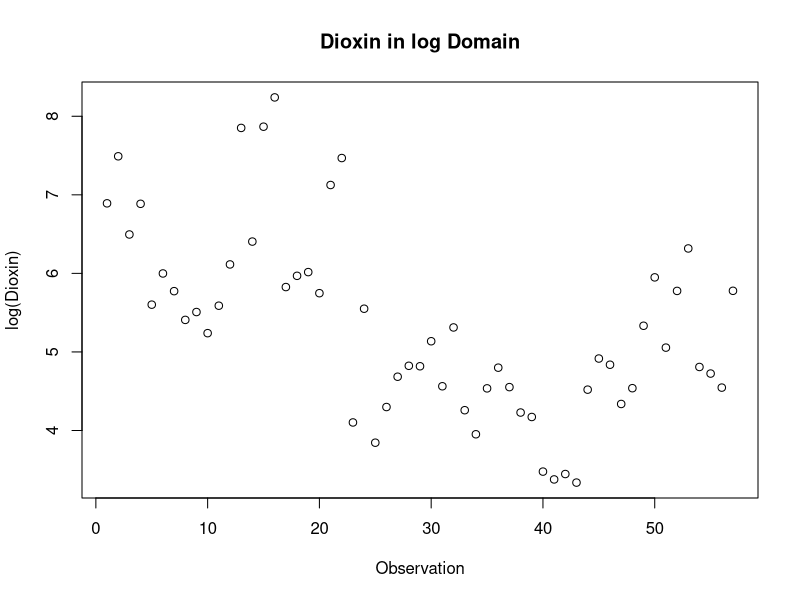
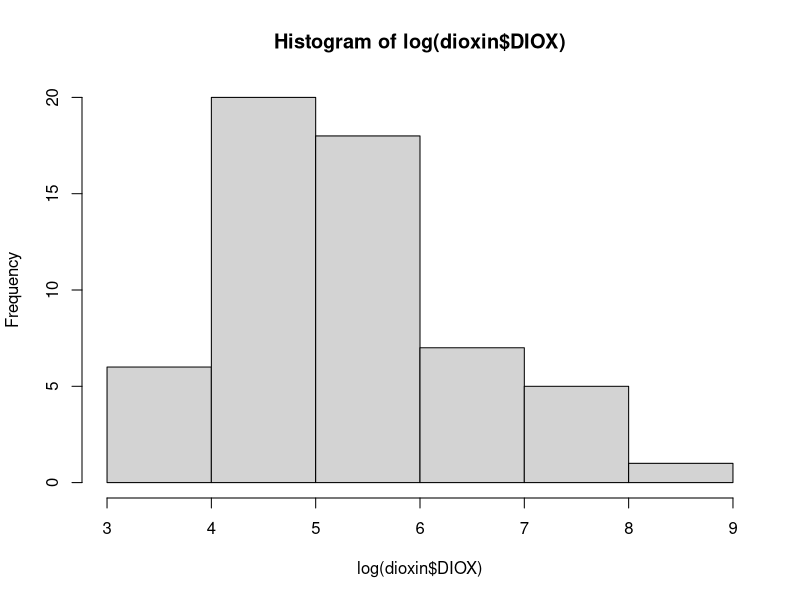
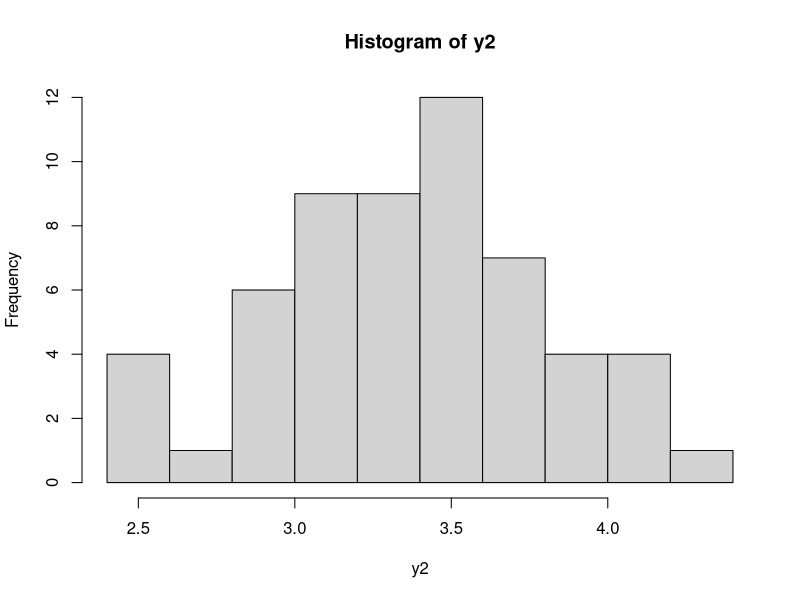
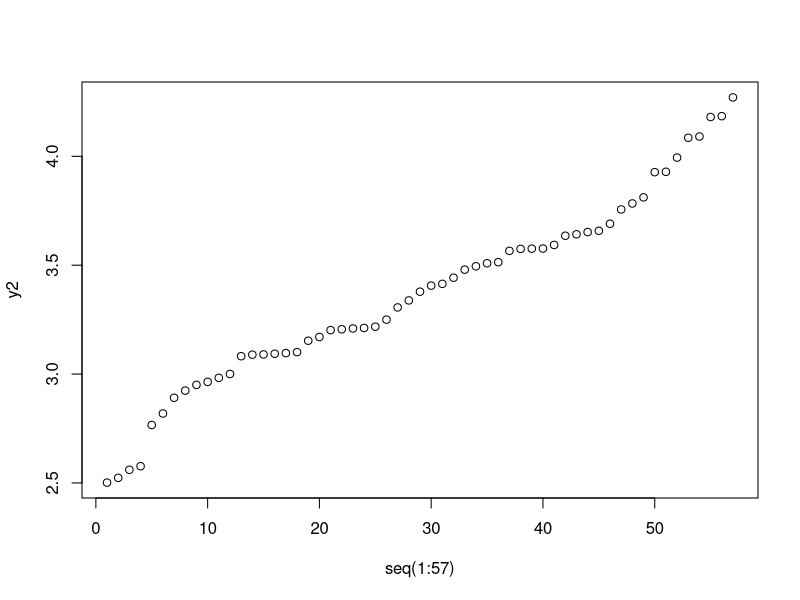
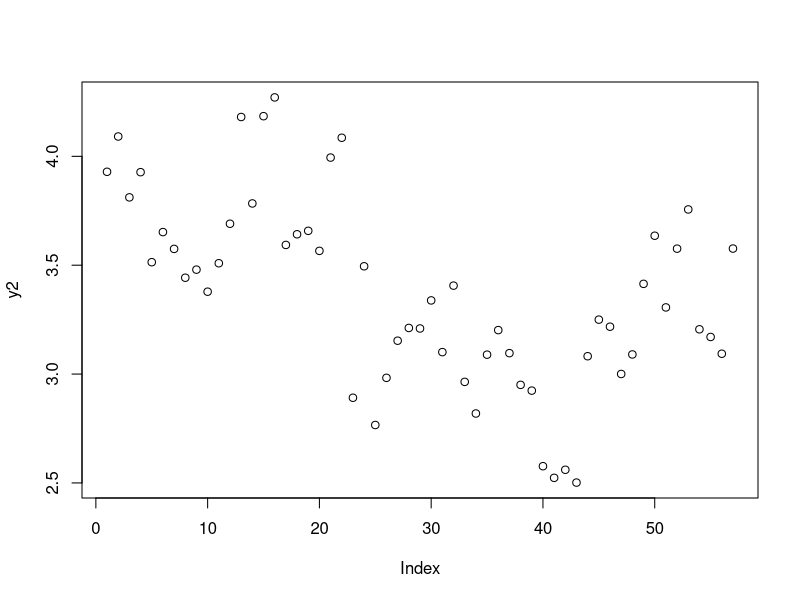
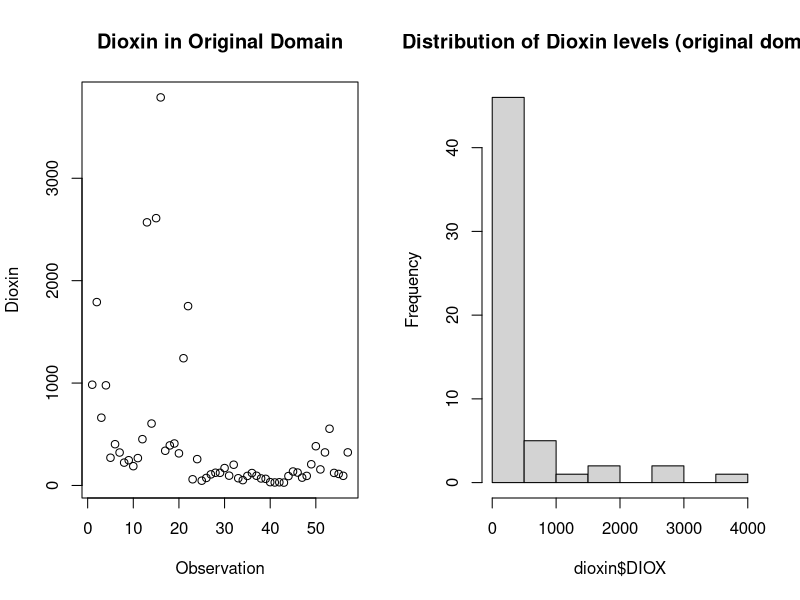
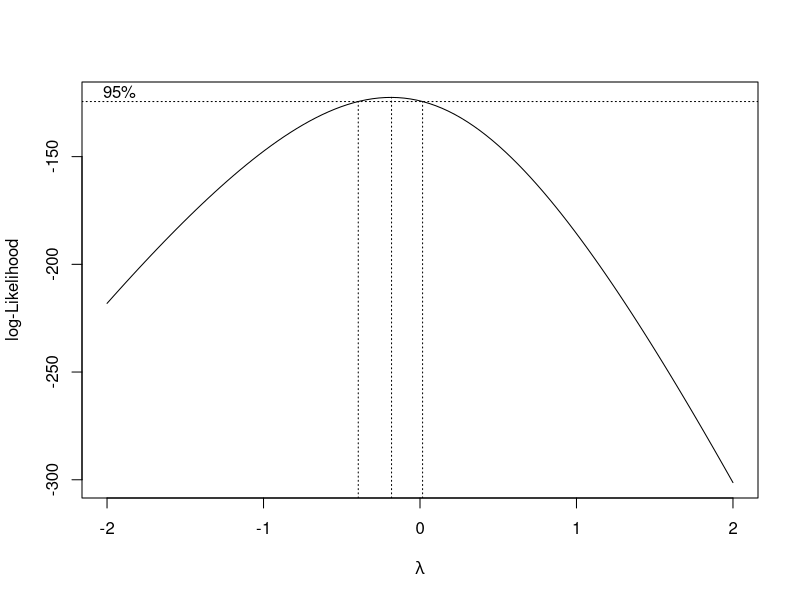

The R script that drew these images, in order: (Note: this script raises an error after producing the figures.)
#install.packages("ggfortify")
#install.packages("ggplot2")
#install.packages("GGally")
#install.packages("Hmisc")
#install.packages("nlme")
library(dplyr)
library(ggplot2)
#library(GGally)
library(MASS)
library(car)
library(Hmisc)
library(knitr)

library(ggfortify)
### Assignment1
# Reading in the data
dioxin<-read.csv("../01_Assignment1/dioxin.csv",header=T)
names(dioxin)
# first step -> descriptive analytics of the dependent variable
describe(dioxin$DIOX)
sd(dioxin$DIOX)
mean(dioxin$DIOX)
# the data is quite spread out


# Looking at the raw dependent variable
# we can see that there are quite some outliers
png(filename = "dioxin.png", width = 9600, height = 4800, units="px", res=600)
par(mfrow=c(1,2))
plot(dioxin$DIOX, main = "Dioxin in Original Domain", ylab="Dioxin", xlab="Observation")
hist(dioxin$DIOX, main="Distribution of Dioxin levels (original domain)")
dev.off()


# still not normally distributed
# both difference in mean + difference in variance
plot(log(dioxin$DIOX), main="Dioxin in log Domain", ylab="log(Dioxin)", xlab ="Observation")
hist(log(dioxin$DIOX))

# Due to the fact that the confidence interval includeds the regular log-transform
# we opt to use that as our initial transformation.
# Otherwise we would go for the optimal lambda value (-.18)
png(filename="boxcox_transformation.png")
lambda_ <- boxcox(dioxin$DIOX ~ 1)
l <- lambda_$x[which.max(lambda_$y)]
dev.off()


y2 = (dioxin$DIOX^l-1)/l
dioxin$trans <- y2
hist(y2)
qqplot(seq(1:57),y2,)

plot(y2)


# Transforming the variables into factors
dioxin <- mutate_if(dioxin, is.character, as.factor)
dioxin$TIME <- as.factor(dioxin$TIME)

df <- dioxin  %>% dplyr::select(where(is.numeric))
df$TIME <- as.factor(df$TIME)
df$OBSERV <- NULL

pairs(df)


p <- ggplot(dioxin, aes(x=PLANT, y=DIOX, fill=LAB)) + geom_boxplot(outlier.size = 2, notch=FALSE, outlier.shape = 16, outlier.colour = "black")
p


### Q2 - Simple additive model
model1 <- lm(DIOX ~ (PLANT+TIME+LAB+OXYGEN+LOAD+PRSEK), data=dioxin)
model1.1 <- lm(DIOX ~ (PRSEK+LOAD+OXYGEN+LAB+TIME+PLANT), data=dioxin)
# only the order in which the variables enter the model has changed
# if we use type II partitioning, the p-values for the factors are identical
# we don't make use of type III partioning due to aliased coeffients -> not every combination has been observerd
summary(model1)
summary(model1.1)

# Regular anova (type I) -> order in which the variables enter the model is important, sequential testing
anova(model1)
anova(model1.1)

# Type II Anova
Anova(model1.1, type="II")
Anova(model1, type="II")

# Plotting model fits
# Residual analysis
#autoplot(model1)
png(filename = "q2_full_untransformed.png")
par(mfrow=c(2,2))
plot(model1)
dev.off()
# clear increase in variance on the residuals, 3 observations are very influential and create heavy tails on the QQ-Plot
plot(cooks.distance(model1))
# observation number 13 is a clear outlier. It influences the model significantly (cooks d over .5)

## Transformed model

model1.log <- lm(log(DIOX) ~ (PLANT+TIME+LAB+OXYGEN+LOAD+PRSEK), data=dioxin)
summary(model1.log)

par(mfrow=c(2,2))
plot(model1.log)
dev.off()

model1.bc <- lm(trans ~ (PLANT+TIME+LAB+OXYGEN+LOAD+PRSEK), data=dioxin)
summary(model1.bc)

par(mfrow=c(2,2))
plot(model1.bc)
#dev.off()

Anova(model1.log, type="II")


########
# Reduce the model if possible

# Using only intercept to specify for forward selection
step(lm(DIOX~1, data=dioxin), ~PLANT+TIME+LAB+OXYGEN+LOAD+PRSEK, direction="forward")
# Fully specified model with backwards selection
step(lm(DIOX~1+PLANT+TIME+LAB+OXYGEN+LOAD+PRSEK, data=dioxin), direction="back")

# transformed model
# First Forward selection
step(lm(log(DIOX)~1, data=dioxin), ~PLANT+TIME+LAB+OXYGEN+LOAD+PRSEK, direction="forward")
# Then backward selection
## Error when using step, so we make use of drop1
#step(lm(log(DIOX)~PLANT+TIME+LAB+OXYGEN+LOAD+PRSEK, data=dioxin), direction="backward")

drop1(lm(log(DIOX)~PLANT+TIME+LAB+OXYGEN+LOAD+PRSEK, data=dioxin))
drop1(lm(log(DIOX)~PLANT+TIME+LAB+OXYGEN+LOAD, data=dioxin))

# we get rid of factor PRSEK. Looking at the type II anova,
#we can see that it's the only variable with a p-value below the significance level of 5%

# Fitting the final model explicitly
model1.red <- lm(log(DIOX)~PLANT+TIME+LAB+OXYGEN+LOAD, data=dioxin)

summary(model1.red)


#######
## Q3 - Simple additive model, but with numerical values
### 

model2.log <- lm(log(DIOX) ~ (PLANT+TIME+LAB+O2COR+NEFFEKT+QRAT), data=dioxin)
summary(model2.log)

par(mfrow=c(2,2))
plot(model2.log)
dev.off()

Anova(model2.log, type="II")

## Box cox transformed model
#model2.bc <- lm(trans ~ (PLANT+TIME+LAB+O2COR+NEFFEKT+QRAT), data=dioxin)
#summary(model2.bc)
#par(mfrow=c(2,2))
#plot(model2.bc)

# Using only intercept to specify
step(lm(log(DIOX)~1, data=dioxin), ~PLANT+TIME+LAB+O2COR+NEFFEKT+QRAT, direction="forward")

step(lm(log(DIOX)~PLANT+TIME+LAB+O2COR+NEFFEKT+QRAT, data=dioxin),direction="backward")
# AIC tends to overfit on the models when you have small sample sizes.
# Therefore, we go with the output of the ANOVA and drop the term QRAT

model2.red <- lm(log(DIOX) ~ (PLANT+TIME+LAB+O2COR+NEFFEKT), data=dioxin)
summary(model2.red)
knitr::kable(Anova(model2.red, type="II"), "latex")

##
#model2.red$coefficients %>% knitr::kable(latex)
model2.red

knitr::kable(model2.red$coefficients, "latex")





# Q4 - predict on the datapoint
#n <- data.frame(PLANT = c(2), TIME = c(1), LAB = c(1), O2COR = c(0.5), NEFFEKT = c(-0.01))
n <- data.frame(PLANT = c("RENO_N"), TIME = c("1"),
                LAB = c("KK"), O2COR = c(0.5), NEFFEKT = c(-0.01))
pn <- predict(model2.red, n, interval="prediction", level=.95)

dioxin$PLANT
dioxin$TIME
pn
exp(pn)

## Does the dioxin emission depend on the active variables

#anova(model2.red, update(model2.red,.~.-PLANT))
model2.noplant <- update(model2.red,.~.-PLANT)
anova(model2.noplant, model2.red)
summary(model2.red)
# Looking at the coefficient of the model, we can see a difference in plants

# plot the residuals of a reduced model (no plant) and perform a boxplot on the residuals
r_a <- cbind(dioxin, residuals(model2.noplant))
ggplot(r_a, aes(x=PLANT, y=residuals(model2.noplant))) + geom_boxplot()
# We can see a difference in residuals, which further highlights the need to include plants



# Q7
### Model with second order interaction
model7 <- lm(log(DIOX) ~ (PLANT+TIME+LAB+O2COR+NEFFEKT+QRAT)^2, data=dioxin)
#alias(model7)
summary(model7)
Anova(model7, type="II")
m7 <- (fit.back <- step(model7, direction="back"))
summary(m7)

par(mfrow=c(2,2))
plot(m7)
dev.off()


#summary(step(lm(log(DIOX)~1, data=dioxin), ~PLANT*TIME*LAB*O2COR*NEFFEKT*QRAT, direction="forward"))
summary(step(lm(log(DIOX)~1, data=dioxin), ~(PLANT+TIME+LAB+O2COR+NEFFEKT+QRAT)^2, direction="forward"))


model7.full <- lm(log(DIOX) ~ ((PLANT+TIME+LAB+O2COR+NEFFEKT+QRAT)^2
                               +QROEG+TOVN+TROEG+POVN+CO2+CO+SO2+HCL+H2O), data=dioxin)

summary(model7.full)

summary(step(model7.full, direction="backward"))


#summary(step(lm(log(DIOX)~(PLANT+TIME+LAB+O2COR+NEFFEKT+QRAT)^2, data=dioxin), ~(QROEG+TOVN+TROEG+POVN+CO2+CO+SO2+HCL+H2O), direction="forward"))


summary(step(model2.red, ~(PLANT+TIME+LAB+O2COR+NEFFEKT+QRAT)^2, direction="forward"))

m8 <-step(model2.red, ~(PLANT+TIME+LAB+O2COR+NEFFEKT+QRAT)^2, direction="forward")

model2.red

step(m8, ~.(QROEG+TOVN+TROEG+POVN+CO2+CO+SO2+HCL+H2O), direction="forward")

m8_g<- step(m8, ~((PLANT+TIME+LAB+O2COR+NEFFEKT+QRAT)^2
            +QROEG+TOVN+TROEG+POVN+CO2+CO+SO2+HCL+H2O), direction="both")

summary(m8_g)
Anova(m8_g, type="II")

knitr::kable(Anova(m8_g, type="II"), "latex")




#png(filename="final_model_residuals.png")
png(filename = "final_model_residuals.png", width = 9600, height = 4800, units="px", res=600)
par(mfrow=c(2,2))
plot(m8_g)
dev.off()

###
# Estimating the variances between the two labs

kklab <- dioxin %>% filter(LAB == "KK")
count(kklab)
var(log(kklab$DIOX))
uslab <- dioxin %>% filter(LAB == "USA")
count(uslab)
var(log(uslab$DIOX))
#log(var(uslab$DIOX))


# Inverse variance weighting
w_ <- rep(1/var(log(kklab$DIOX)),57)
#w_ <- rep(1,57)
w_[which(dioxin$LAB=="USA")] <- 1/var(log(uslab$DIOX)) 
w_
1/var(log(uslab$DIOX))


w8 <- lm(log(DIOX) ~ PLANT + TIME + LAB + O2COR + NEFFEKT + QRAT + PLANT:QRAT + 
     TIME:NEFFEKT, data=dioxin, weights=w_)

summary(w8)
par(mfrow=c(2,2))
plot(w8)
summary(m8_g)

w8$coefficients

confint(w8, level=.95)

##########
# Using boxcox transformed data for the same analysis as up above

model2.red_bc <- lm(trans ~ (PLANT+TIME+LAB+O2COR+NEFFEKT), data=dioxin)
m8bc <-step(model2.red_bc, ~(PLANT+TIME+LAB+O2COR+NEFFEKT+QRAT)^2, direction="forward")
m8bc_g <- step(m8bc, ~((PLANT+TIME+LAB+O2COR+NEFFEKT+QRAT)^2
           +QROEG+TOVN+TROEG+POVN+CO2+CO+SO2+HCL+H2O), direction="both")
summary(m8bc_g)
summary(m8bc)
Anova(m8bc, type="II")

png(filename = "final_model_boxcox.png", width = 9600, height = 4800, units="px", res=600)
par(mfrow=c(2,2))
plot(m8bc)
dev.off()
